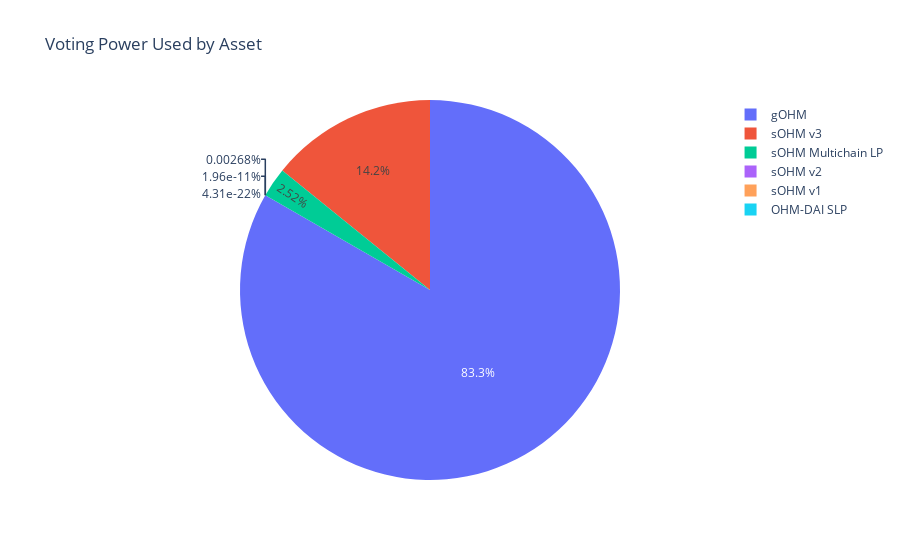

Notebook code for this chart:
### Markdown cell above
Out of all 6 tokens that can be held to gain voting power, over 80% was obtained through **gOHM**. The OHMies second favorite token is the **sOHM v3**, the current iteration of the staked OHM, with over 14% of the voting power used.

The sOHM v1 and v2 tokens have been phased out with the introduction of the v3 and gOHM and for this reason only a handful of those are still circulating and being used for governance.

### Code cell
fig = px.pie(proposal_scores_by_strat, 
    values = 'votes', 
    names = 'asset',
    title = 'Voting Power Used by Asset'
    )
fig.show()

### Figure 1 — Plotly figure (JSON) as saved in the notebook; plotly's stock layout.template omitted (floating-point values rounded to 4 significant figures)
{"data": [{"domain": {"x": [0, 1], "y": [0, 1]}, "hovertemplate": "asset=%{label}<br>votes=%{value}<extra></extra>", "labels": ["sOHM v1", "OHM-DAI SLP", "sOHM v2", "sOHM v3", "sOHM Multichain LP", "gOHM"], "legendgroup": "", "name": "", "showlegend": true, "type": "pie", "values": [9.1e-08, 2e-18, 12.46, 65830.0, 11680.0, 386900.0]}], "layout": {"legend": {"tracegroupgap": 0}, "title": {"text": "Voting Power Used by Asset"}}}
